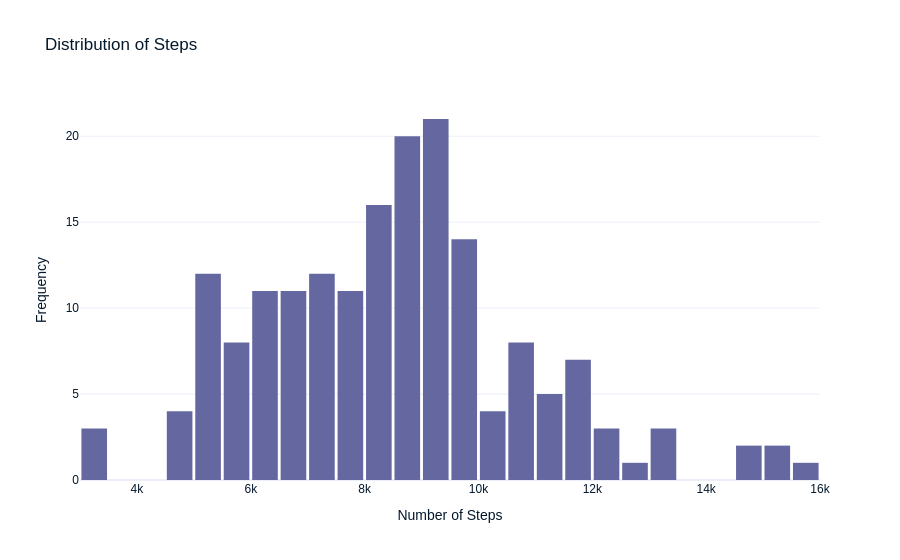

Write notebook code for a chart like this one.
### Markdown cell above
## Task 5: Visualizing trends across single variables 📈

Let's visualize the distributions and trends of different columns in our data.

### Code cell
# Create a plotly histogram of the number of steps

fig = px.histogram(fd, x='steps', nbins=30, title='Distribution of Steps')
fig.update_layout(xaxis_title='Number of Steps', yaxis_title='Frequency', bargap=0.1)
fig.show()

### Figure 1 — Plotly figure (JSON) as saved in the notebook; plotly's stock layout.template omitted (floating-point values rounded to 4 significant figures; data arrays with more than 128 entries replaced by an {"elided": "..."} marker saying what was removed)
{"data": [{"alignmentgroup": "True", "bingroup": "x", "hovertemplate": "steps=%{x}<br>count=%{y}<extra></extra>", "legendgroup": "", "marker": {"color": "#6568a0", "pattern": {"shape": ""}}, "name": "", "nbinsx": 30, "offsetgroup": "", "orientation": "v", "showlegend": false, "x": {"elided": "185 int values"}, "xaxis": "x", "yaxis": "y", "type": "histogram"}], "layout": {"xaxis": {"anchor": "y", "domain": [0, 1], "title": {"text": "Number of Steps"}}, "yaxis": {"anchor": "x", "domain": [0, 1], "title": {"text": "Frequency"}}, "legend": {"tracegroupgap": 0}, "title": {"text": "Distribution of Steps"}, "barmode": "relative", "bargap": 0.1}}
